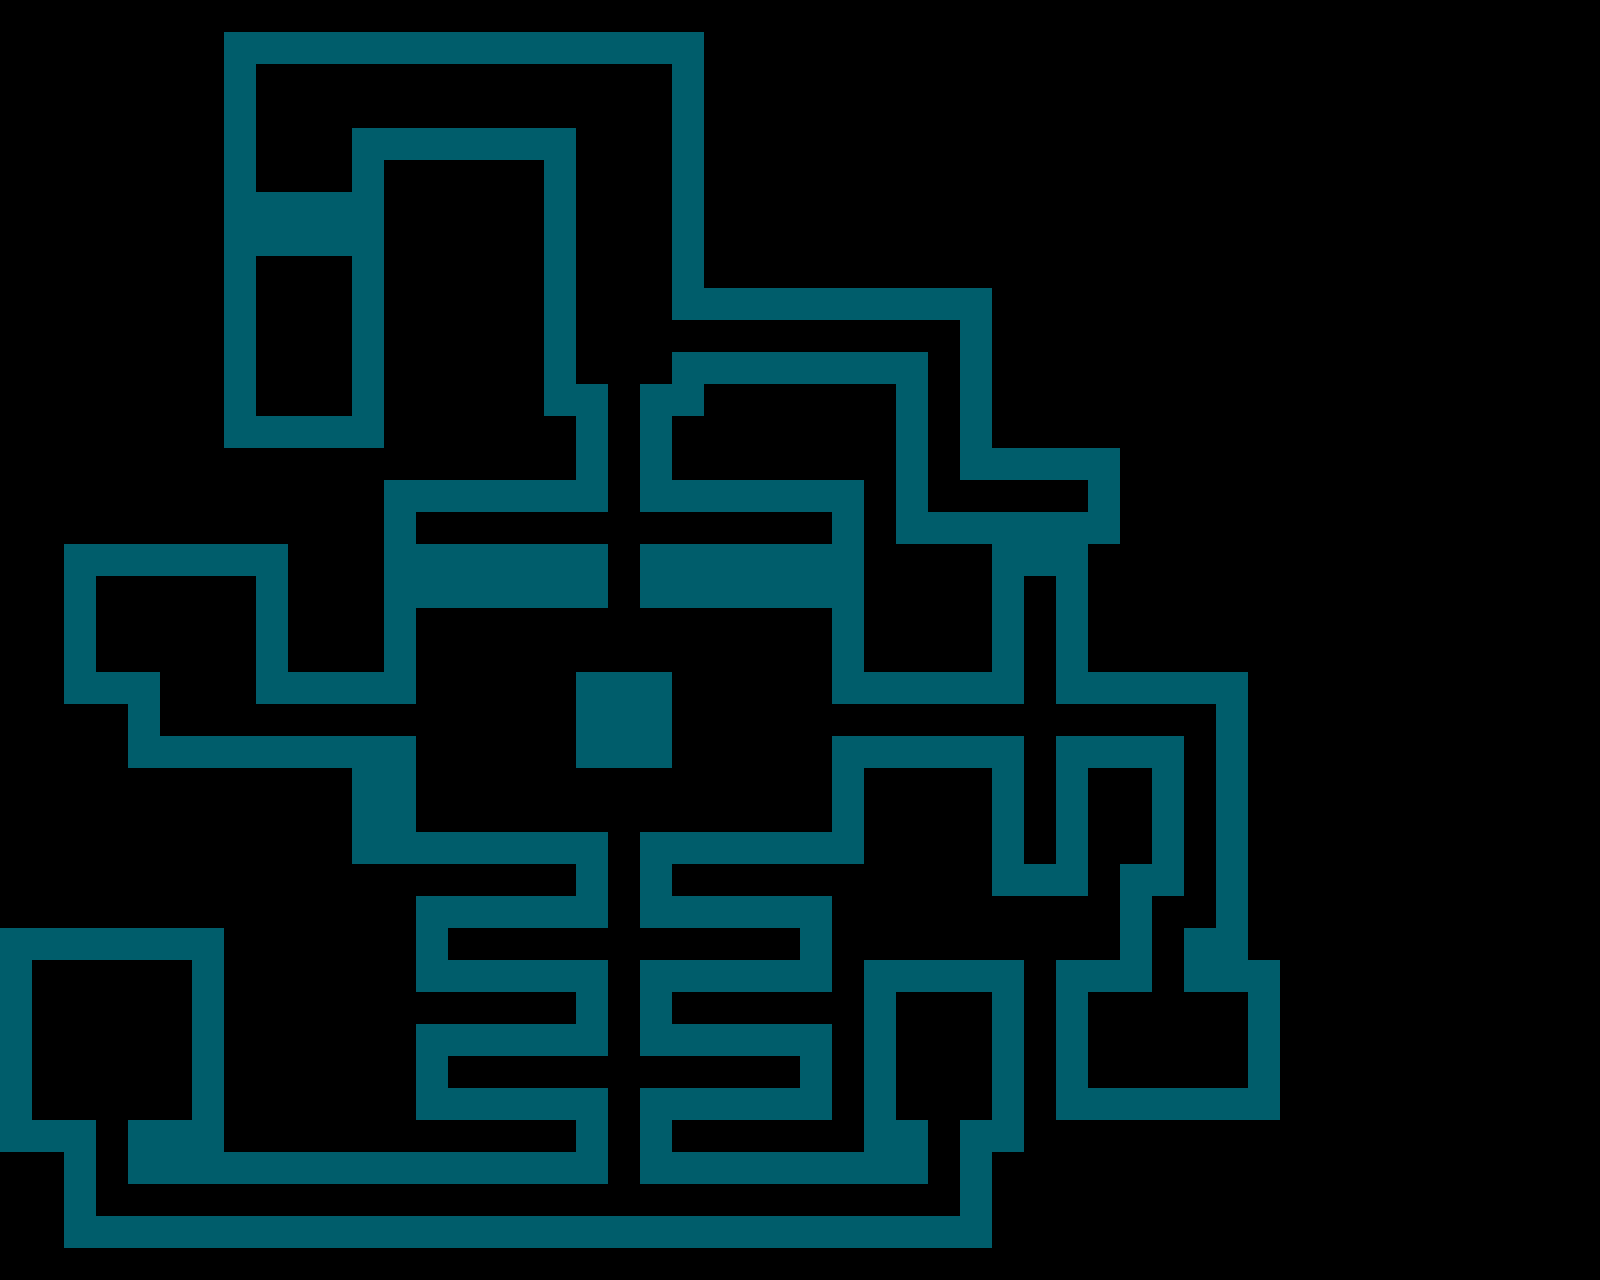

Rendered tile map (Tiled .tmx) drawn with the repository's tilesets; below, a short description and the map source with its tile grids summarised:
An orthogonal 50x40 tile map with 32x32 px tiles, 4 tile layers (F1 Floor, F2 Floors, F2 Walls, F2 Events), 16 hidden layers not drawn.

<map version="1.0" orientation="orthogonal" width="50" height="40" tilewidth="32" tileheight="32">
 <tileset firstgid="1" name="Masion" tilewidth="32" tileheight="32">
  <image source="Masion Tile Set.png" width="256" height="512" />
 </tileset>
 <layer name="F1 Floor" width="50" height="40">
  <data>[2000 cells, 843 non-empty, 11 distinct tile ids]</data>
 </layer>
 <layer name="F1 Overlay" width="50" height="40" visible="0">
  <data>[2000 cells, 16 non-empty, 2 distinct tile ids]</data>
 </layer>
 <layer name="F1 Wall" width="50" height="40" visible="0" opacity="0.53">
  <data>[2000 cells, 445 non-empty, 1 distinct tile ids]</data>
 </layer>
 <layer name="F1 Events" width="50" height="40" visible="0">
  <data>[2000 cells, 33 non-empty, 5 distinct tile ids]</data>
 </layer>
 <layer name="B1 Floor" width="50" height="40" visible="0">
  <data>[2000 cells, 610 non-empty, 4 distinct tile ids]</data>
 </layer>
 <layer name="B1 Overlay" width="50" height="40" visible="0">
  <data>[2000 cells, 9 non-empty, 2 distinct tile ids]</data>
 </layer>
 <layer name="B1 Walls" width="50" height="40" visible="0" opacity="0.45">
  <data>[2000 cells, 318 non-empty, 1 distinct tile ids]</data>
 </layer>
 <layer name="B1 Events" width="50" height="40" visible="0">
  <data>[2000 cells, 11 non-empty, 4 distinct tile ids]</data>
 </layer>
 <layer name="B2 Floor" width="50" height="40" visible="0">
  <data>[2000 cells, 2000 non-empty, 7 distinct tile ids]</data>
 </layer>
 <layer name="B2 Overlay" width="50" height="40" visible="0">
  <data>[2000 cells, 9 non-empty, 1 distinct tile ids]</data>
 </layer>
 <layer name="B2 Walls" width="50" height="40" visible="0" opacity="0.35">
  <data>[2000 cells, 483 non-empty, 1 distinct tile ids]</data>
 </layer>
 <layer name="B2 Events" width="50" height="40" visible="0">
  <data>[2000 cells, 13 non-empty, 5 distinct tile ids]</data>
 </layer>
 <layer name="UFO Floors" width="50" height="40" visible="0">
  <data>[2000 cells, 78 non-empty, 3 distinct tile ids]</data>
 </layer>
 <layer name="UFO Overlay" width="50" height="40" visible="0">
  <data>[2000 cells, 1 non-empty, 1 distinct tile ids]</data>
 </layer>
 <layer name="UFO Walls" width="50" height="40" visible="0" opacity="0.29">
  <data>[2000 cells, 34 non-empty, 1 distinct tile ids]</data>
 </layer>
 <layer name="UFO Events" width="50" height="40" visible="0">
  <data>[2000 cells, 8 non-empty, 2 distinct tile ids]</data>
 </layer>
 <layer name="F2 Floors" width="50" height="40">
  <data>[2000 cells, 811 non-empty, 7 distinct tile ids]</data>
 </layer>
 <layer name="F2 Overlay" width="50" height="40" visible="0">
  <data>[2000 cells, 6 non-empty, 1 distinct tile ids]</data>
 </layer>
 <layer name="F2 Walls" width="50" height="40" opacity="0.42">
  <data>[2000 cells, 452 non-empty, 1 distinct tile ids]</data>
 </layer>
 <layer name="F2 Events" width="50" height="40">
  <data>[2000 cells, 22 non-empty, 6 distinct tile ids]</data>
 </layer>
</map>